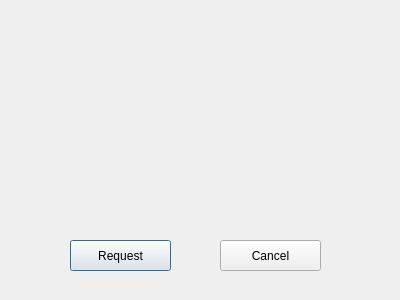
<?xml version="1.0" encoding="UTF-8"?>
<ui version="4.0">
 <class>schedulePatient</class>
 <widget class="QDialog" name="schedulePatient">
  <property name="geometry">
   <rect>
    <x>0</x>
    <y>0</y>
    <width>400</width>
    <height>300</height>
   </rect>
  </property>
  <property name="windowTitle">
   <string>Dialog</string>
  </property>
  <widget class="QPushButton" name="pushButton">
   <property name="geometry">
    <rect>
     <x>70</x>
     <y>240</y>
     <width>101</width>
     <height>31</height>
    </rect>
   </property>
   <property name="text">
    <string>Request</string>
   </property>
  </widget>
  <widget class="QPushButton" name="pushButton_2">
   <property name="geometry">
    <rect>
     <x>220</x>
     <y>240</y>
     <width>101</width>
     <height>31</height>
    </rect>
   </property>
   <property name="text">
    <string>Cancel</string>
   </property>
  </widget>
 </widget>
 <resources/>
 <connections/>
</ui>
